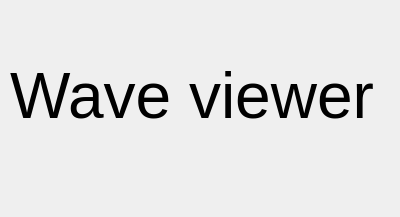
<?xml version="1.0" encoding="UTF-8"?>
<ui version="4.0">
 <class>AboutDialog</class>
 <widget class="QDialog" name="AboutDialog">
  <property name="geometry">
   <rect>
    <x>0</x>
    <y>0</y>
    <width>400</width>
    <height>217</height>
   </rect>
  </property>
  <property name="windowTitle">
   <string>About</string>
  </property>
  <property name="windowIcon">
   <iconset resource="Icons.qrc">
    <normaloff>:/ICO/Ico/about.ico</normaloff>:/ICO/Ico/about.ico</iconset>
  </property>
  <widget class="QLabel" name="label">
   <property name="geometry">
    <rect>
     <x>10</x>
     <y>60</y>
     <width>381</width>
     <height>71</height>
    </rect>
   </property>
   <property name="font">
    <font>
     <pointsize>48</pointsize>
    </font>
   </property>
   <property name="text">
    <string>Wave viewer</string>
   </property>
  </widget>
 </widget>
 <resources>
  <include location="Icons.qrc"/>
 </resources>
 <connections/>
</ui>
